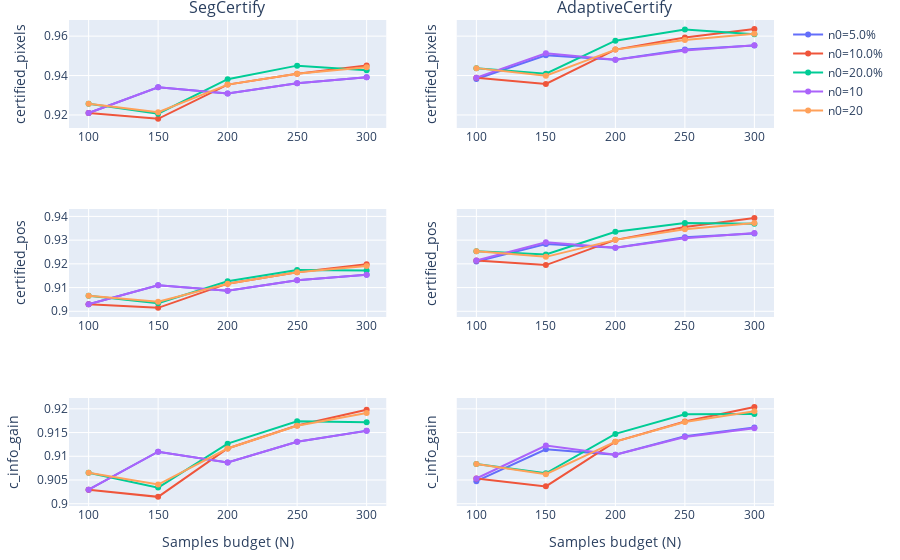

Notebook cell for this chart:
### Code cell
# Adaptive Certify
# make adaptive n0 graph
f_choice = 'exp_0.40'
x_axis_title = 'Samples budget (N)'
y_axis_title = 'Certified Info. Gain'
colors = ['#636EFA', '#EF553B', '#00CC96', '#AB63FA', '#FFA15A', '#19D3F3', '#FF6692', '#B6E880', '#FF97FF', '#FECB52']
ns = sorted(list(set(np.array(list(graph_dict.keys()))[:, 0])))
n0s = list(set(np.array(list(graph_dict.keys()))[:, 1]))
hs = list(set(np.array(list(graph_dict.keys()))[:, 2]))
h = 0 # only adaptive
fig = make_subplots(rows=3, cols=2, shared_yaxes=True, subplot_titles=("SegCertify", 'AdaptiveCertify'))

show_legend = True
for row_i, h in enumerate([0, 4]):
    for col_i, g in enumerate(['certified_pixels', 'certified_pos', 'c_info_gain']):
        for idx, n0 in enumerate(n0s):
            y_axis = []
            x_axis = []
            for n in ns:
                if h==0: f=None
                else: f=f_choice
                mean_g = graph_dict[(n, n0, f, h)][g]/graph_dict[(n, n0, f, h)]['num_pixels']
                if g == 'c_info_gain': mean_g /= np.log(19)
                y_axis.append(mean_g)
                x_axis.append(n)
            if n0 < 1: n0 = n0*100; ext = '%'
            else: ext = ''
            name = f'n0={n0}'+ext
            

            fig.add_scatter(x=x_axis, y=y_axis, # text=y_axis, 
                            col=row_i+1, row=col_i+1, 
                            name=name, 
                            line_color=colors[idx], 
                            line = dict( width=2), 
                            showlegend=show_legend, mode="lines+markers+text", textposition="top center" )


        fig.update_yaxes(title_text= g, col=row_i+1, row=col_i+1)
        show_legend = False
    if col_i == 2: fig.update_xaxes(title_text=x_axis_title, type='category', col=row_i+1, row=col_i+1)
fig.update_layout(
margin=dict(l=20, r=20, t=20, b=20),
)
fig.show()

### Figure 1 — Plotly figure (JSON) as saved in the notebook; plotly's stock layout.template omitted (floating-point values rounded to 4 significant figures)
{"data": [{"line": {"color": "#636EFA", "width": 2}, "mode": "lines+markers+text", "name": "n0=5.0%", "showlegend": true, "textposition": "top center", "type": "scatter", "x": [100, 150, 200, 250, 300], "xaxis": "x", "y": [0.921, 0.9341, 0.9309, 0.9361, 0.9391], "yaxis": "y"}, {"line": {"color": "#EF553B", "width": 2}, "mode": "lines+markers+text", "name": "n0=10.0%", "showlegend": true, "textposition": "top center", "type": "scatter", "x": [100, 150, 200, 250, 300], "xaxis": "x", "y": [0.921, 0.918, 0.9354, 0.9409, 0.945], "yaxis": "y"}, {"line": {"color": "#00CC96", "width": 2}, "mode": "lines+markers+text", "name": "n0=20.0%", "showlegend": true, "textposition": "top center", "type": "scatter", "x": [100, 150, 200, 250, 300], "xaxis": "x", "y": [0.9257, 0.9206, 0.9381, 0.945, 0.9427], "yaxis": "y"}, {"line": {"color": "#AB63FA", "width": 2}, "mode": "lines+markers+text", "name": "n0=10", "showlegend": true, "textposition": "top center", "type": "scatter", "x": [100, 150, 200, 250, 300], "xaxis": "x", "y": [0.921, 0.9341, 0.9309, 0.936, 0.9391], "yaxis": "y"}, {"line": {"color": "#FFA15A", "width": 2}, "mode": "lines+markers+text", "name": "n0=20", "showlegend": true, "textposition": "top center", "type": "scatter", "x": [100, 150, 200, 250, 300], "xaxis": "x", "y": [0.9257, 0.9214, 0.9354, 0.9409, 0.9442], "yaxis": "y"}, {"line": {"color": "#636EFA", "width": 2}, "mode": "lines+markers+text", "name": "n0=5.0%", "showlegend": false, "textposition": "top center", "type": "scatter", "x": [100, 150, 200, 250, 300], "xaxis": "x3", "y": [0.903, 0.911, 0.9087, 0.9131, 0.9154], "yaxis": "y3"}, {"line": {"color": "#EF553B", "width": 2}, "mode": "lines+markers+text", "name": "n0=10.0%", "showlegend": false, "textposition": "top center", "type": "scatter", "x": [100, 150, 200, 250, 300], "xaxis": "x3", "y": [0.903, 0.9014, 0.9116, 0.9165, 0.9198], "yaxis": "y3"}, {"line": {"color": "#00CC96", "width": 2}, "mode": "lines+markers+text", "name": "n0=20.0%", "showlegend": false, "textposition": "top center", "type": "scatter", "x": [100, 150, 200, 250, 300], "xaxis": "x3", "y": [0.9065, 0.9034, 0.9127, 0.9174, 0.9172], "yaxis": "y3"}, {"line": {"color": "#AB63FA", "width": 2}, "mode": "lines+markers+text", "name": "n0=10", "showlegend": false, "textposition": "top center", "type": "scatter", "x": [100, 150, 200, 250, 300], "xaxis": "x3", "y": [0.903, 0.911, 0.9087, 0.9131, 0.9154], "yaxis": "y3"}, {"line": {"color": "#FFA15A", "width": 2}, "mode": "lines+markers+text", "name": "n0=20", "showlegend": false, "textposition": "top center", "type": "scatter", "x": [100, 150, 200, 250, 300], "xaxis": "x3", "y": [0.9065, 0.904, 0.9116, 0.9164, 0.9191], "yaxis": "y3"}, {"line": {"color": "#636EFA", "width": 2}, "mode": "lines+markers+text", "name": "n0=5.0%", "showlegend": false, "textposition": "top center", "type": "scatter", "x": [100, 150, 200, 250, 300], "xaxis": "x5", "y": [0.903, 0.911, 0.9087, 0.9131, 0.9154], "yaxis": "y5"}, {"line": {"color": "#EF553B", "width": 2}, "mode": "lines+markers+text", "name": "n0=10.0%", "showlegend": false, "textposition": "top center", "type": "scatter", "x": [100, 150, 200, 250, 300], "xaxis": "x5", "y": [0.903, 0.9014, 0.9116, 0.9165, 0.9198], "yaxis": "y5"}, {"line": {"color": "#00CC96", "width": 2}, "mode": "lines+markers+text", "name": "n0=20.0%", "showlegend": false, "textposition": "top center", "type": "scatter", "x": [100, 150, 200, 250, 300], "xaxis": "x5", "y": [0.9065, 0.9034, 0.9127, 0.9174, 0.9172], "yaxis": "y5"}, {"line": {"color": "#AB63FA", "width": 2}, "mode": "lines+markers+text", "name": "n0=10", "showlegend": false, "textposition": "top center", "type": "scatter", "x": [100, 150, 200, 250, 300], "xaxis": "x5", "y": [0.903, 0.911, 0.9087, 0.9131, 0.9154], "yaxis": "y5"}, {"line": {"color": "#FFA15A", "width": 2}, "mode": "lines+markers+text", "name": "n0=20", "showlegend": false, "textposition": "top center", "type": "scatter", "x": [100, 150, 200, 250, 300], "xaxis": "x5", "y": [0.9065, 0.904, 0.9116, 0.9164, 0.9191], "yaxis": "y5"}, {"line": {"color": "#636EFA", "width": 2}, "mode": "lines+markers+text", "name": "n0=5.0%", "showlegend": false, "textposition": "top center", "type": "scatter", "x": [100, 150, 200, 250, 300], "xaxis": "x2", "y": [0.9382, 0.9503, 0.9481, 0.9532, 0.9553], "yaxis": "y2"}, {"line": {"color": "#EF553B", "width": 2}, "mode": "lines+markers+text", "name": "n0=10.0%", "showlegend": false, "textposition": "top center", "type": "scatter", "x": [100, 150, 200, 250, 300], "xaxis": "x2", "y": [0.9389, 0.9357, 0.9532, 0.9593, 0.9637], "yaxis": "y2"}, {"line": {"color": "#00CC96", "width": 2}, "mode": "lines+markers+text", "name": "n0=20.0%", "showlegend": false, "textposition": "top center", "type": "scatter", "x": [100, 150, 200, 250, 300], "xaxis": "x2", "y": [0.9438, 0.9409, 0.9577, 0.9633, 0.961], "yaxis": "y2"}, {"line": {"color": "#AB63FA", "width": 2}, "mode": "lines+markers+text", "name": "n0=10", "showlegend": false, "textposition": "top center", "type": "scatter", "x": [100, 150, 200, 250, 300], "xaxis": "x2", "y": [0.9389, 0.9513, 0.9481, 0.9527, 0.9554], "yaxis": "y2"}, {"line": {"color": "#FFA15A", "width": 2}, "mode": "lines+markers+text", "name": "n0=20", "showlegend": false, "textposition": "top center", "type": "scatter", "x": [100, 150, 200, 250, 300], "xaxis": "x2", "y": [0.9438, 0.9399, 0.9532, 0.9581, 0.9612], "yaxis": "y2"}, {"line": {"color": "#636EFA", "width": 2}, "mode": "lines+markers+text", "name": "n0=5.0%", "showlegend": false, "textposition": "top center", "type": "scatter", "x": [100, 150, 200, 250, 300], "xaxis": "x4", "y": [0.9209, 0.9284, 0.9268, 0.9312, 0.9328], "yaxis": "y4"}, {"line": {"color": "#EF553B", "width": 2}, "mode": "lines+markers+text", "name": "n0=10.0%", "showlegend": false, "textposition": "top center", "type": "scatter", "x": [100, 150, 200, 250, 300], "xaxis": "x4", "y": [0.9214, 0.9195, 0.9301, 0.9355, 0.9394], "yaxis": "y4"}, {"line": {"color": "#00CC96", "width": 2}, "mode": "lines+markers+text", "name": "n0=20.0%", "showlegend": false, "textposition": "top center", "type": "scatter", "x": [100, 150, 200, 250, 300], "xaxis": "x4", "y": [0.9253, 0.924, 0.9335, 0.9372, 0.9369], "yaxis": "y4"}, {"line": {"color": "#AB63FA", "width": 2}, "mode": "lines+markers+text", "name": "n0=10", "showlegend": false, "textposition": "top center", "type": "scatter", "x": [100, 150, 200, 250, 300], "xaxis": "x4", "y": [0.9214, 0.9291, 0.9268, 0.9308, 0.933], "yaxis": "y4"}, {"line": {"color": "#FFA15A", "width": 2}, "mode": "lines+markers+text", "name": "n0=20", "showlegend": false, "textposition": "top center", "type": "scatter", "x": [100, 150, 200, 250, 300], "xaxis": "x4", "y": [0.9253, 0.9229, 0.9301, 0.9346, 0.9372], "yaxis": "y4"}, {"line": {"color": "#636EFA", "width": 2}, "mode": "lines+markers+text", "name": "n0=5.0%", "showlegend": false, "textposition": "top center", "type": "scatter", "x": [100, 150, 200, 250, 300], "xaxis": "x6", "y": [0.9048, 0.9115, 0.9103, 0.9142, 0.9161], "yaxis": "y6"}, {"line": {"color": "#EF553B", "width": 2}, "mode": "lines+markers+text", "name": "n0=10.0%", "showlegend": false, "textposition": "top center", "type": "scatter", "x": [100, 150, 200, 250, 300], "xaxis": "x6", "y": [0.9053, 0.9037, 0.9131, 0.9173, 0.9204], "yaxis": "y6"}, {"line": {"color": "#00CC96", "width": 2}, "mode": "lines+markers+text", "name": "n0=20.0%", "showlegend": false, "textposition": "top center", "type": "scatter", "x": [100, 150, 200, 250, 300], "xaxis": "x6", "y": [0.9084, 0.9064, 0.9147, 0.9188, 0.9189], "yaxis": "y6"}, {"line": {"color": "#AB63FA", "width": 2}, "mode": "lines+markers+text", "name": "n0=10", "showlegend": false, "textposition": "top center", "type": "scatter", "x": [100, 150, 200, 250, 300], "xaxis": "x6", "y": [0.9053, 0.9122, 0.9103, 0.9141, 0.9159], "yaxis": "y6"}, {"line": {"color": "#FFA15A", "width": 2}, "mode": "lines+markers+text", "name": "n0=20", "showlegend": false, "textposition": "top center", "type": "scatter", "x": [100, 150, 200, 250, 300], "xaxis": "x6", "y": [0.9084, 0.9062, 0.9131, 0.9172, 0.9195], "yaxis": "y6"}], "layout": {"annotations": [{"font": {"size": 16}, "showarrow": false, "text": "SegCertify", "x": 0.225, "xanchor": "center", "xref": "paper", "y": 1, "yanchor": "bottom", "yref": "paper"}, {"font": {"size": 16}, "showarrow": false, "text": "AdaptiveCertify", "x": 0.775, "xanchor": "center", "xref": "paper", "y": 1, "yanchor": "bottom", "yref": "paper"}], "margin": {"b": 20, "l": 20, "r": 20, "t": 20}, "xaxis": {"anchor": "y", "domain": [0, 0.45]}, "xaxis2": {"anchor": "y2", "domain": [0.55, 1]}, "xaxis3": {"anchor": "y3", "domain": [0, 0.45]}, "xaxis4": {"anchor": "y4", "domain": [0.55, 1]}, "xaxis5": {"anchor": "y5", "domain": [0, 0.45], "title": {"text": "Samples budget (N)"}, "type": "category"}, "xaxis6": {"anchor": "y6", "domain": [0.55, 1], "title": {"text": "Samples budget (N)"}, "type": "category"}, "yaxis": {"anchor": "x", "domain": [0.7778, 1], "title": {"text": "certified_pixels"}}, "yaxis2": {"anchor": "x2", "domain": [0.7778, 1], "matches": "y", "showticklabels": false, "title": {"text": "certified_pixels"}}, "yaxis3": {"anchor": "x3", "domain": [0.3889, 0.6111], "title": {"text": "certified_pos"}}, "yaxis4": {"anchor": "x4", "domain": [0.3889, 0.6111], "matches": "y3", "showticklabels": false, "title": {"text": "certified_pos"}}, "yaxis5": {"anchor": "x5", "domain": [0, 0.2222], "title": {"text": "c_info_gain"}}, "yaxis6": {"anchor": "x6", "domain": [0, 0.2222], "matches": "y5", "showticklabels": false, "title": {"text": "c_info_gain"}}}}
